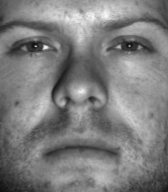
#> input picture faces_training/face01.pgm, 168 x 192 px; its folder holds 4 pictures in this run
$ python ttttt.py
#> lines starting #> are read from the running program, lines starting #| are printed output that depends on the picture
import glob
import numpy as np
import os
import pdb
import cv2
import matplotlib.pyplot as plt
import re
def atoi(text):
    return int(text) if text.isdigit() else text

def natural_keys(text):
    return [ atoi(c) for c in re.split(r'(\d+)', text) ]

# loads a greyscale version of every jpg image in the directory.
# INPUT  : directory
# OUTPUT : imgs - n x p array (n images with p pixels each)
def load_images(directory):
	# get a list of all the picture filenames
    jpgs = glob.glob(directory + '/*.pgm')
    jpgs.sort(key=natural_keys)
    print(jpgs)
    # load a greyscale version of each image
    imgs = np.array([cv2.imread(i, cv2.IMREAD_GRAYSCALE).flatten() for i in jpgs])
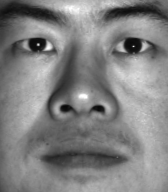
#> input picture faces_training/face02.pgm, 168 x 192 px
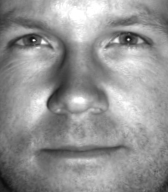
#> input picture faces_training/face03.pgm, 168 x 192 px
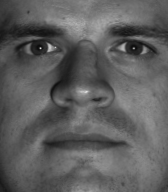
#> input picture faces_training/face04.pgm, 168 x 192 px
    return imgs

# chooses the first image from each folder in indir,
# and saves a copy of the images in the outdir.
# INPUT  : indir  - directory to retrieve folders from
#          outdir - directory to save images to
def choose_images(indir, outdir):
	counter = 0
	for folder in glob.glob(indir + '/*'):
		filenames = glob.glob(folder + '/*.jpg')
		# just choose the first image
		img = cv2.imread(filenames[0], cv2.IMREAD_GRAYSCALE)
		cv2.imwrite(outdir + "/img_" + str(counter) + ".jpg", img)
		counter = counter + 1

# Run Principal Component Analysis on the input data.
# INPUT  : data    - an n x p matrix
# OUTPUT : e_faces -
#          weights -
#          mu      -
def pca(data):
    mu = np.mean(data, 0)
    print(data)
#> (printed output is left out)
    # mean adjust the data
    ma_data = data - mu
    # run SVD
    e_faces, sigma, v = np.linalg.svd(ma_data.transpose(), full_matrices=False)
#> sigma = [8380.2, 6253.4, 3550.2, 7e-13]; v = [[-0.0578, -0.0676, -0.639, 0.764], [0.359, -0.861, 0.3, 0.202], [0.786, 0.0702, -0.502, -0.354], [0.5, 0.5, 0.5, 0.5]]
    # pdb.set_trace()
    # compute weights for each image
    weights = np.dot(ma_data, e_faces)
#> weights = [[-484.1, 2246.1, 2790.2, 5.41e-13], [-566.5, -5381.2, 249.3, -4.38e-13], [-5353.5, 1874.4, -1782.4, 5.08e-14], [6404.1, 1260.7, -1257, -1.67e-13]]
    return e_faces, sigma, weights, mu

def get_number_of_components_to_preserve_variance(sigma, percentage):
    for ii, eigen_value_cumsum in enumerate(np.cumsum(sigma) / np.sum(sigma)):
        if eigen_value_cumsum > percentage:
            return ii
    # var_explained = np.round(weight**2/np.sum(weight**2))
    # return var_explained
# reconstruct an image using the given number of principal
# components.
def reconstruct(img_idx, e_faces, weights, mu, npcs):
	# dot weights with the eigenfaces and add to mean
	recon = mu + np.dot(weights[img_idx, 0:npcs], e_faces[:, 0:npcs].T)
	return recon

def save_image(out_dir, subdir, img_id, img_dims, data):
	directory = out_dir + "/" + subdir
	if not os.path.exists(directory): os.makedirs(directory)
	cv2.imwrite(directory + "/image_" + str(img_id) + ".jpg", data.reshape(img_dims))

def run_experiment():
    in_dir  = "faces_training"
    out_dir = "2016147588/"
    img_dims = (192, 168)

    data = load_images(in_dir)
    e_faces, sigma, weights, mu = pca(data)
#> sigma = [8380.2, 6253.4, 3550.2, 7e-13]

    # save mean photo
    #cv2.imwrite(out_dir + "/mean.jpg", mu.reshape(img_dims))

    # save each eigenface as an image
    for i in range(e_faces.shape[1]):
        continue
        #save_image(out_dir, "eigenfaces", i, e_faces[:,i])

    # reconstruct each face image using an increasing number
    # of principal components

    for p in range(data.shape[0]):
        # for i in range(data.shape[0]):
            # reconstructed.append(reconstruct(p, e_faces, weights, mu, i))
        print("eigenVals")
        print(weights)
        print("get_number_of_components_to_preserve_variance(e_faces,0.9)")
        n_components = get_number_of_components_to_preserve_variance(sigma,0.3)
        print(n_components)
        reconstructed = reconstruct(p, e_faces, weights, mu, n_components).reshape(img_dims)
        file_name = out_dir + "face" + f"{str(p+1).zfill(2)}.pgm"
        cv2.imwrite(file_name, reconstructed)
#> this loop made 4 passes
#> (printed output is left out)
#> pass 1, in run_experiment, `reconstructed = reconstruct(p, e_faces, weights, mu, n_components).res..`:
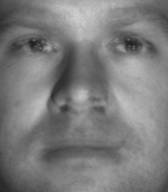
#> reconstructed: shape (192, 168) float64; min 32.75, max 207.2, mean 124.3
    # [4 lines of commented-out code are left out]
run_experiment()
